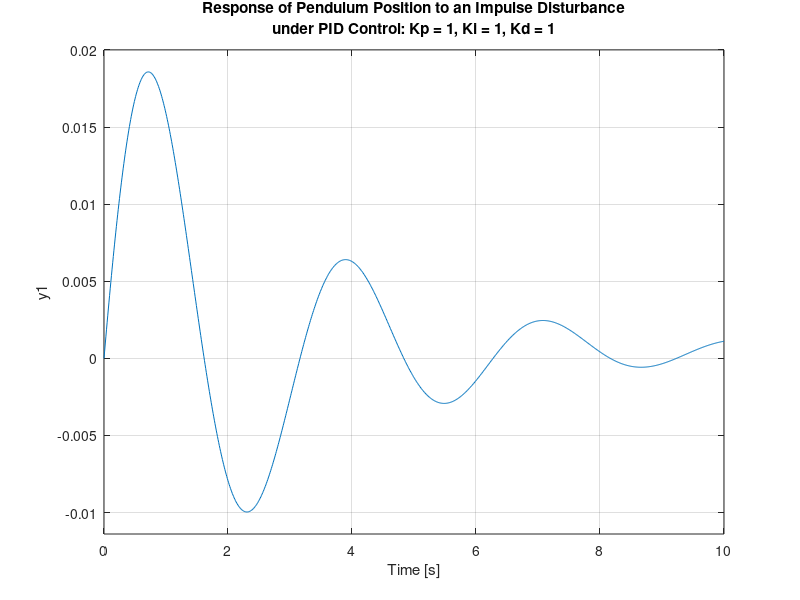

Recreate this plot in MATLAB.
M = .427;       % mass of the cart (total = 1.55 kg)
m = 1.09;       % mass of the pendulum   
b = 0.3;        % coefficient of friction for cart
I = 0.06;       % length to pendulum center of mass
g = 9.81;       % gravity
l = m*I^2;      % mass moment of inertia of the pendulum

q = (M+m)*(I+m*l^2)-(m*l)^2;
s = tf('s');

P_cart = (((I+m*l^2)/q)*s^2 - (m*g*l/q))/(s^4 + (b*(I + m*l^2))*s^3/q - ((M + m)*m*g*l)*s^2/q - b*m*g*l*s/q);

P_pend = (m*l*s/q)/(s^3 + (b*(I + m*l^2))*s^2/q - ((M + m)*m*g*l)*s/q - b*m*g*l/q);

sys_tf = [P_cart ; P_pend];

inputs = {'u'};
outputs = {'x'; 'phi'};

set(sys_tf,'InputName',inputs)
set(sys_tf,'OutputName',outputs)

sys_tf;

Kp = 100;
Ki = 0;
Kd = 10;

C = pid(Kp, Ki, Kd);
T = feedback(P_pend,C);

t=0:0.01:10;
impulse(T,t)
%axis([0, 1, -0.2, 0.2]);
title({'Response of Pendulum Position to an Impulse Disturbance';'under PID Control: Kp = 1, Ki = 1, Kd = 1'});
